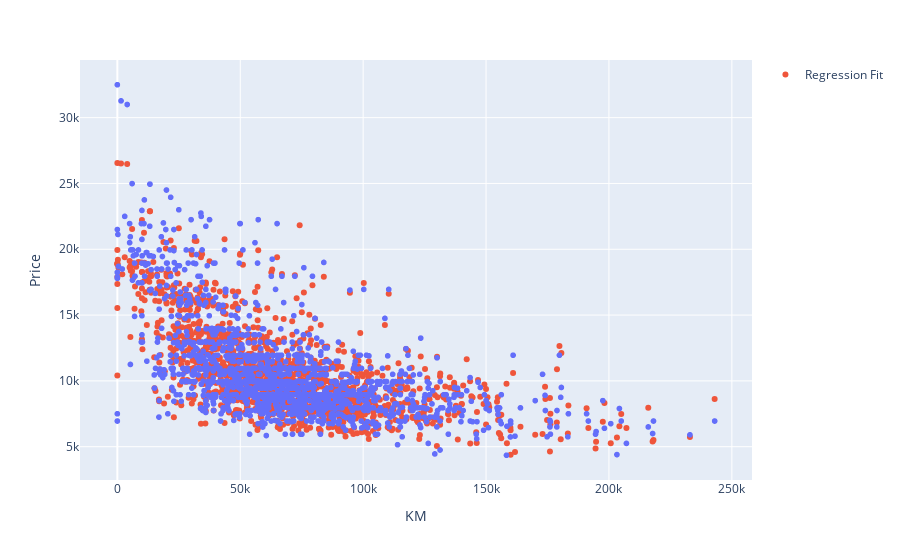

Notebook source saved alongside this figure:
### Code cell
plot = py.scatter(df, x='KM', y='Price')
plot.add_traces(go.Scatter(x=df['KM'], y=model1.fittedvalues, name='Regression Fit', mode="markers"))
plot.show()

### Figure 1 — Plotly figure (JSON) as saved in the notebook; plotly's stock layout.template omitted (floating-point values rounded to 4 significant figures; data arrays with more than 128 entries replaced by an {"elided": "..."} marker saying what was removed)
{"data": [{"hovertemplate": "KM=%{x}<br>Price=%{y}<extra></extra>", "legendgroup": "", "marker": {"color": "#636efa", "symbol": "circle"}, "mode": "markers", "name": "", "showlegend": false, "type": "scattergl", "x": {"elided": "1436 int values"}, "xaxis": "x", "y": {"elided": "1436 int values"}, "yaxis": "y"}, {"mode": "markers", "name": "Regression Fit", "type": "scatter", "x": {"elided": "1436 int values"}, "y": {"elided": "1436 float values"}}], "layout": {"legend": {"tracegroupgap": 0}, "margin": {"t": 60}, "xaxis": {"anchor": "y", "domain": [0, 1], "title": {"text": "KM"}}, "yaxis": {"anchor": "x", "domain": [0, 1], "title": {"text": "Price"}}}}
